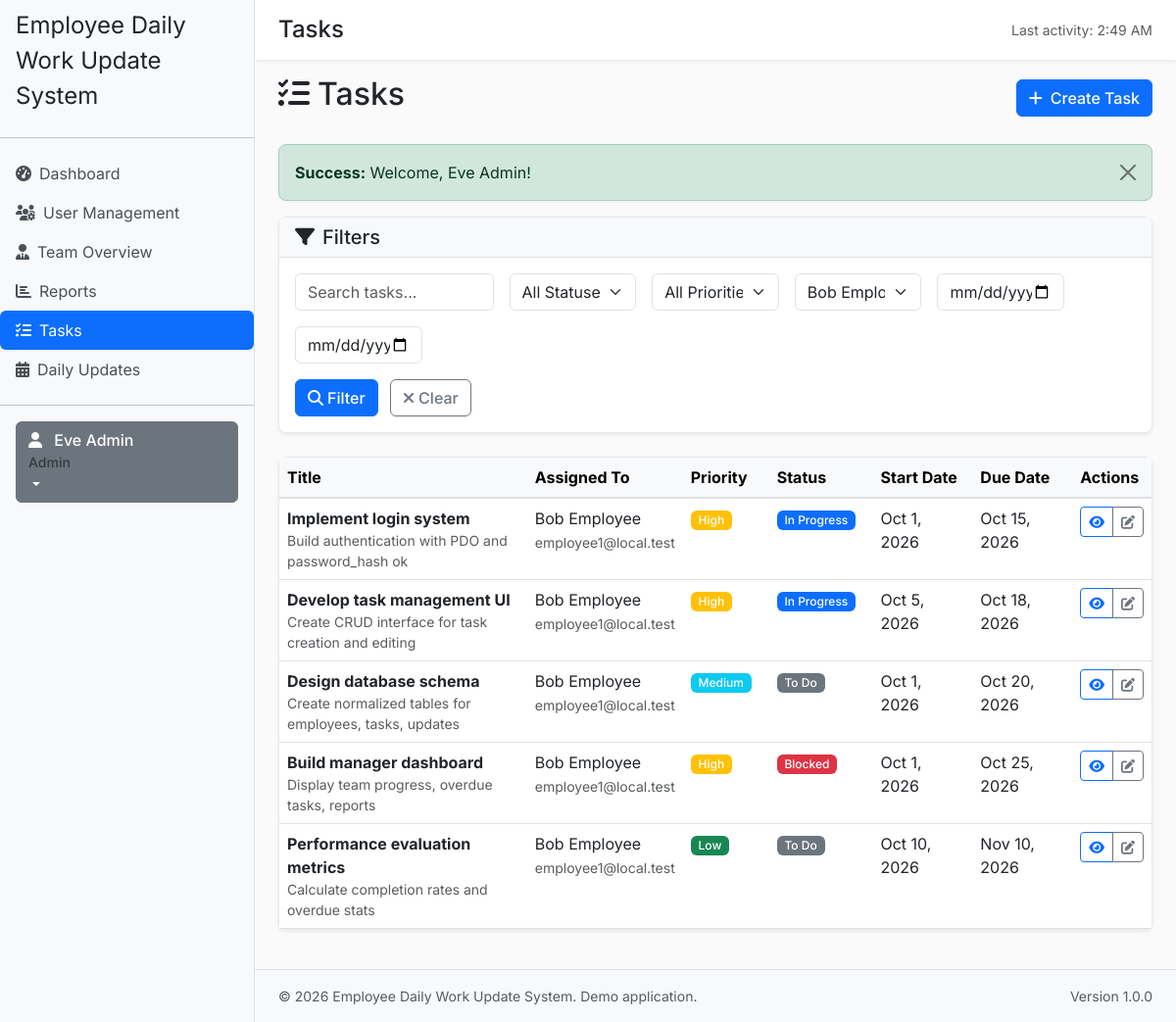
The page /tasks/index.php?employee=2 (signed in) on the database its author committed.
### tables this page shows
CREATE TABLE `users` (
  `id` int(11) NOT NULL,
  `name` varchar(100) NOT NULL,
  `email` varchar(150) NOT NULL,
  `password_hash` varchar(255) NOT NULL,
  `role` enum('admin','manager','employee') NOT NULL DEFAULT 'employee',
  `manager_id` int(11) DEFAULT NULL,
  `is_active` tinyint(1) NOT NULL DEFAULT 1,
  `created_at` datetime NOT NULL DEFAULT current_timestamp(),
  `updated_at` datetime NOT NULL DEFAULT current_timestamp() ON UPDATE current_timestamp()
);

CREATE TABLE `tasks` (
  `id` int(11) NOT NULL,
  `title` varchar(200) NOT NULL,
  `description` text DEFAULT NULL,
  `assigned_to` int(11) NOT NULL,
  `created_by` int(11) NOT NULL,
  `manager_id` int(11) NOT NULL,
  `priority` enum('Low','Medium','High','Urgent') NOT NULL DEFAULT 'Medium',
  `status` enum('To Do','In Progress','Blocked','Completed') NOT NULL DEFAULT 'To Do',
  `start_date` date NOT NULL,
  `due_date` date NOT NULL,
  `completed_at` datetime DEFAULT NULL,
  `created_at` datetime NOT NULL DEFAULT current_timestamp(),
  `updated_at` datetime NOT NULL DEFAULT current_timestamp() ON UPDATE current_timestamp()
);

### includes/auth.php (called while the page is built, shortened)
<?php
require_once __DIR__ . '/database.php';
require_once __DIR__ . '/functions.php';
require_once __DIR__ . '/validation.php';
function isLoggedIn(): bool {
    return isset($_SESSION['logged_in']) && $_SESSION['logged_in'] === true;
}
function requireLogin(): void {
    $currentStatus = Database::fetchOne('SELECT is_active FROM users WHERE id = :id', [':id' => $_SESSION['user_id']]);
}
function getCurrentUser(): ?array {
    return [
        'id' => $_SESSION['user_id'],
        'email' => $_SESSION['user_email'],
        'name' => $_SESSION['user_name'],
        'role' => $_SESSION['user_role'],
        'manager_id' => $_SESSION['manager_id']
    ];
}
?>

### includes/validation.php (called while the page is built, shortened)
<?php
require_once __DIR__ . '/config.php';
function validateString(string $value, ?int $maxLength = null, bool $required = false): string|false {
    $value = trim($value);
    if ($value === '' && !$required) {
        return '';
    }
    return $value;
}
function validateDate(string $value, bool $required = false, bool $allowPast = true): string|false {
    $value = trim($value);
    if ($value === '' && !$required) {
        return '';
    }
    return $value;
}
function validateInt($value, ?int $min = null, ?int $max = null): int|false {
    if (is_string($value)) {
        $value = trim($value);
    }
    $options = [];
    if ($min !== null) {
        $options['min_range'] = $min;
    }
    $int = filter_var($value, FILTER_VALIDATE_INT, [
        'options' => $options,
    ]);
    return $int;
}
function formatDate(string $date, string $format = 'M j, Y'): string {
    try {
        $dt = new DateTime($date);
        return $dt->format($format);
    } catch (Exception $e) {
        return $date;
    }
}
function paginateQuery(string $baseQuery, array $params, int $page, int $perPage): array {
    $offset = ($page - 1) * $perPage;
    $countQuery = preg_match('/^select\s/i', $baseQuery)
        ? preg_replace('/^select\s(.+)\sfrom\s/i', 'SELECT COUNT(*) FROM ', $baseQuery)
        : 'SELECT COUNT(*) FROM (' . $baseQuery . ') AS count_table';
    $total = Database::fetchOne($countQuery, $params)['COUNT(*)'];
    $dataQuery = $baseQuery . ' LIMIT :limit OFFSET :offset';
    $params[':limit'] = $perPage;
    $params[':offset'] = $offset;
    $data = Database::fetchAll($dataQuery, $params);
    $totalPages = (int)ceil($total / $perPage);
    return [
        'data' => $data,
        'pagination' => [
            'total' => $total,
            'per_page' => $perPage,
            'current_page' => $page,
            'last_page' => $totalPages,
            'has_prev' => $page > 1,
            'has_next' => $page < $totalPages,
            'prev_page' => $page - 1,
            'next_page' => $page + 1,
        ]
    ];
}
function getPriorityBadgeClass(string $priority): string {
    return match ($priority) {
        PRIORITY_LOW => 'success',
        PRIORITY_MEDIUM => 'info',
        PRIORITY_HIGH => 'warning',
        PRIORITY_URGENT => 'danger',
        default => 'secondary',
    };
}
function getStatusBadgeClass(string $status): string {
    return match ($status) {
        STATUS_TODO => 'secondary',
        STATUS_IN_PROGRESS => 'primary',
        STATUS_BLOCKED => 'danger',
        STATUS_COMPLETED => 'success',
        default => 'secondary',
    };
}
function getBaseUrl(): string {
    return rtrim(APP_URL, '/');
}
function url(string $path): string {
    $path = ltrim($path, '/');
    if ($path === '') {
        return getBaseUrl();
    }
    return getBaseUrl() . '/' . $path;
}

### includes/config.php (called while the page is built, shortened)
<?php
$pdoOptions = [
    PDO::ATTR_ERRMODE => PDO::ERRMODE_EXCEPTION,
    PDO::ATTR_DEFAULT_FETCH_MODE => PDO::FETCH_ASSOC,
    PDO::ATTR_EMULATE_PREPARES => false,
];
?>

### includes/database.php (called while the page is built, shortened)
<?php
require_once __DIR__ . '/config.php';
class Database {
    private static ?PDO $pdo = null;
    public static function getConnection(): PDO {
        if (self::$pdo === null) {
            $dsn = 'mysql:host=' . DB_HOST . ';dbname=' . DB_NAME . ';charset=utf8mb4';
            try {
                global $pdoOptions;
                $options = $pdoOptions ?? [
                    PDO::ATTR_ERRMODE => PDO::ERRMODE_EXCEPTION,
                    PDO::ATTR_DEFAULT_FETCH_MODE => PDO::FETCH_ASSOC,
                    PDO::ATTR_EMULATE_PREPARES => false,
                ];
                self::$pdo = new PDO($dsn, DB_USER, DB_PASSWORD, $options);
                self::$pdo->exec("SET NAMES utf8mb4");
                self::$pdo->exec("SET time_zone = '+00:00'");
            } catch (PDOException $e) {
                error_log('Database connection failed: ' . $e->getMessage());
                throw new RuntimeException('Database connection unavailable. Please contact support.');
            }
        }
        return self::$pdo;
    }
    public static function query(string $sql, array $params = []): PDOStatement {
        $stmt = self::getConnection()->prepare($sql);
        $stmt->execute($params);
        return $stmt;
    }
    public static function fetchOne(string $sql, array $params = []): ?array {
        $stmt = self::query($sql, $params);
        $row = $stmt->fetch();
        return $row ?: null;
    }
    public static function fetchAll(string $sql, array $params = []): array {
        $stmt = self::query($sql, $params);
        return $stmt->fetchAll();
    }
}
?>

### tasks/index.php (the view, shortened to what this page needs)
<?php
require_once __DIR__ . '/../includes/config.php';
require_once __DIR__ . '/../includes/database.php';
require_once __DIR__ . '/../includes/auth.php';
require_once __DIR__ . '/../includes/functions.php';
require_once __DIR__ . '/../includes/validation.php';
requireLogin();
$user = getCurrentUser();
$userId = $user['id'];
$userRole = $user['role'];
$filters = [
    'status' => validateString($_GET['status'] ?? ''),
    'priority' => validateString($_GET['priority'] ?? ''),
    'search' => validateString($_GET['search'] ?? '', 100),
    'employee' => validateInt($_GET['employee'] ?? 0, 1),
    'date_from' => validateDate($_GET['date_from'] ?? ''),
    'date_to' => validateDate($_GET['date_to'] ?? ''),
    'page' => max(1, validateInt($_GET['page'] ?? 1, 1) ?? 1),
    'per_page' => 10,
];
$whereConditions = [];
$params = [];
if (!empty($filters['employee'])) {
    if ($userRole === ROLE_ADMIN || $userRole === ROLE_MANAGER) {
        $whereConditions[] = 't.assigned_to = :employeeId';
        $params[':employeeId'] = $filters['employee'];
    }
}
$whereClause = $whereConditions ? 'WHERE ' . implode(' AND ', $whereConditions) : '';
$assignableEmployees = [];
if ($userRole === ROLE_MANAGER) {
    $assignableEmployees = getAssignableEmployees($userId);
} elseif ($userRole === ROLE_ADMIN) {
    $assignableEmployees = Database::fetchAll(
        'SELECT id, name, email FROM users WHERE role = :role AND is_active = 1 ORDER BY name',
        [':role' => ROLE_EMPLOYEE]
    );
}
$baseQuery = "
    SELECT t.*, u.name as assigned_name, u.email as assigned_email
    FROM tasks t
    JOIN users u ON t.assigned_to = u.id
    {$whereClause}
    ORDER BY t.due_date ASC, t.priority DESC
";
$result = paginateQuery($baseQuery, $params, $filters['page'], $filters['per_page']);
$tasks = $result['data'];
include __DIR__ . '/../includes/header.php';
?>
<div class="d-flex justify-content-between align-items-center mb-4">
    <h2><i class="fas fa-tasks me-2"></i>Tasks</h2>
    <?php if ($userRole === ROLE_MANAGER || $userRole === ROLE_ADMIN): ?>
        <a href="<?php echo url('tasks/create.php'); ?>" class="btn btn-primary">
            <i class="fas fa-plus me-2"></i>Create Task
        </a>
    <?php endif; ?>
</div>
<?php echo renderFlash(); ?>
<div class="card mb-4 shadow-sm">
    <div class="card-header bg-light">
        <h5 class="mb-0"><i class="fas fa-filter me-2"></i>Filters</h5>
    </div>
    <div class="card-body">
        <form method="GET" action="" class="row g-3">
            <div class="col-md-3">
                <input type="text" class="form-control" id="search" name="search"
                       placeholder="Search tasks..." value="<?php echo htmlspecialchars($filters['search'] ?? ''); ?>">
            </div>
            <div class="col-md-2">
                <select class="form-select" id="status" name="status">
                    <option value="">All Statuses</option>
                </select>
            </div>
            <div class="col-md-2">
                <select class="form-select" id="priority" name="priority">
                    <option value="">All Priorities</option>
                </select>
            </div>
            <?php if ($userRole === ROLE_MANAGER || $userRole === ROLE_ADMIN): ?>
                <div class="col-md-2">
                    <select class="form-select" id="employee" name="employee">
                        <?php foreach ($assignableEmployees as $emp): ?>
                            <option value="<?php echo $emp['id']; ?>"
                                <?php echo ($filters['employee'] == $emp['id']) ? 'selected' : ''; ?>>
                                <?php echo htmlspecialchars($emp['name']); ?>
                            </option>
                        <?php endforeach; ?>
                    </select>
                </div>
            <?php endif; ?>
            <div class="col-md-2">
                <input type="date" class="form-control" id="date_from" name="date_from"
                       value="<?php echo htmlspecialchars($filters['date_from'] ?? ''); ?>">
            </div>
            <div class="col-md-2">
                <input type="date" class="form-control" id="date_to" name="date_to"
                       value="<?php echo htmlspecialchars($filters['date_to'] ?? ''); ?>">
            </div>
            <div class="col-md-12">
                <button type="submit" class="btn btn-primary me-2">
                    <i class="fas fa-search me-1"></i>Filter
                </button>
                <a href="<?php echo url('tasks/index.php'); ?>" class="btn btn-outline-secondary">
                    <i class="fas fa-times me-1"></i>Clear
                </a>
            </div>
        </form>
    </div>
</div>
<div class="card shadow-sm">
    <div class="card-body p-0">
        <?php if (empty($tasks)): ?>
            <div class="empty-state p-5">
                <i class="fas fa-tasks"></i>
                <h5>No tasks found</h5>
                <p class="text-muted">No tasks match your current filters.</p>
                <?php if ($userRole === ROLE_MANAGER || $userRole === ROLE_ADMIN): ?>
                    <a href="<?php echo url('tasks/create.php'); ?>" class="btn btn-primary mt-2">Create First Task</a>
                <?php endif; ?>
            </div>
        <?php else: ?>
            <div class="table-responsive">
                <table class="table table-hover mb-0">
                    <thead class="table-light">
                        <tr>
                            <th style="width: 30%">Title</th>
                            <th style="width: 15%">Assigned To</th>
                            <th style="width: 10%">Priority</th>
                            <th style="width: 12%">Status</th>
                            <th style="width: 12%">Start Date</th>
                            <th style="width: 12%">Due Date</th>
                            <th style="width: 9%">Actions</th>
                        </tr>
                    </thead>
                    <tbody>
                        <?php foreach ($tasks as $task): ?>
                            <tr>
                                <td>
                                    <strong><?php echo htmlspecialchars($task['title']); ?></strong>
                                    <?php if (!empty($task['description'])): ?>
                                        <div class="text-muted small">
                                            <?php echo htmlspecialchars(substr($task['description'], 0, 80)); ?>
                                        </div>
                                    <?php endif; ?>
                                </td>
                                <td>
                                    <?php echo htmlspecialchars($task['assigned_name']); ?>
                                    <br><small class="text-muted"><?php echo htmlspecialchars($task['assigned_email']); ?></small>
                                </td>
                                <td>
                                    <span class="badge bg-<?php echo getPriorityBadgeClass($task['priority']); ?>">
                                        <?php echo htmlspecialchars($task['priority']); ?>
                                    </span>
                                </td>
                                <td>
                                    <span class="badge bg-<?php echo getStatusBadgeClass($task['status']); ?>">
                                        <?php echo htmlspecialchars($task['status']); ?>
                                    </span>
                                </td>
                                <td><?php echo formatDate($task['start_date']); ?></td>
                                <td>
                                    <?php echo formatDate($task['due_date']); ?>
                                </td>
                                <td>
                                    <div class="btn-group btn-group-sm">
                                        <a href="<?php echo url('tasks/view.php?task_id=' . $task['id']); ?>"
                                           class="btn btn-outline-primary" title="View">
                                            <i class="fas fa-eye"></i>
                                        </a>
                                        <?php if ($userRole === ROLE_ADMIN ||
                                                  ($userRole === ROLE_MANAGER && $task['manager_id'] == $userId) ||
                                                  ($userRole === ROLE_EMPLOYEE && $task['assigned_to'] == $userId)): ?>
                                            <a href="<?php echo url('tasks/edit.php?task_id=' . $task['id']); ?>"
                                               class="btn btn-outline-secondary" title="Edit">
                                                <i class="fas fa-edit"></i>
                                            </a>
                                        <?php endif; ?>
                                    </div>
                                </td>
                            </tr>
                        <?php endforeach; ?>
                    </tbody>
                </table>
            </div>
        <?php endif; ?>
    </div>
</div>
<?php include __DIR__ . '/../includes/footer.php'; ?>

### assets/css/style.css (style rules this page uses)
body { background-color: #fafafa; color: #212529; font-family: 'Inter', sans-serif; }
.card { border: 1px solid #e7e9eb; border-radius: 0.5rem; box-shadow: 0 1px 3px rgba(0,0,0,0.05); }

### includes/header.php (style rules this page uses)
body { font-family: 'Inter', sans-serif; }
.card-header { background-color: #f8f9fa; border-bottom: 1px solid #dee2e6; }
.table thead th { border-bottom: 2px solid #dee2e6; }
.badge { font-weight: 500; }
.btn { font-weight: 500; }

### rows shown on the page
users: employee "Bob Employee"
tasks: title "Implement login system", description "Build authentication with PDO and password_hash ok", assigned_to.name "Bob Employee", assigned_to.email "employee1@local.test", priority "High", status "In Progress", start_date "Oct 1, 2026", due_date "Oct 15, 2026"
tasks: title "Develop task management UI", description "Create CRUD interface for task creation and editing", assigned_to.name "Bob Employee", assigned_to.email "employee1@local.test", priority "High", status "In Progress", start_date "Oct 5, 2026", due_date "Oct 18, 2026"
tasks: title "Design database schema", description "Create normalized tables for employees, tasks, updates", assigned_to.name "Bob Employee", assigned_to.email "employee1@local.test", priority "Medium", status "To Do", start_date "Oct 1, 2026", due_date "Oct 20, 2026"
tasks: title "Build manager dashboard", description "Display team progress, overdue tasks, reports", assigned_to.name "Bob Employee", assigned_to.email "employee1@local.test", priority "High", status "Blocked", start_date "Oct 1, 2026", due_date "Oct 25, 2026"
tasks: title "Performance evaluation metrics", description "Calculate completion rates and overdue stats", assigned_to.name "Bob Employee", assigned_to.email "employee1@local.test", priority "Low", status "To Do", start_date "Oct 10, 2026", due_date "Nov 10, 2026"

### other values the page prints
APP_NAME "Employee Daily Work Update System"
$_SESSION['user_name'] "Eve Admin"
$_SESSION['user_role'] "Admin"
$pageTitle "Tasks"
date('g:i A', $_SESSION['last_activity']) "2:49 AM"
$type "Success"
$message "Welcome, Eve Admin!"
